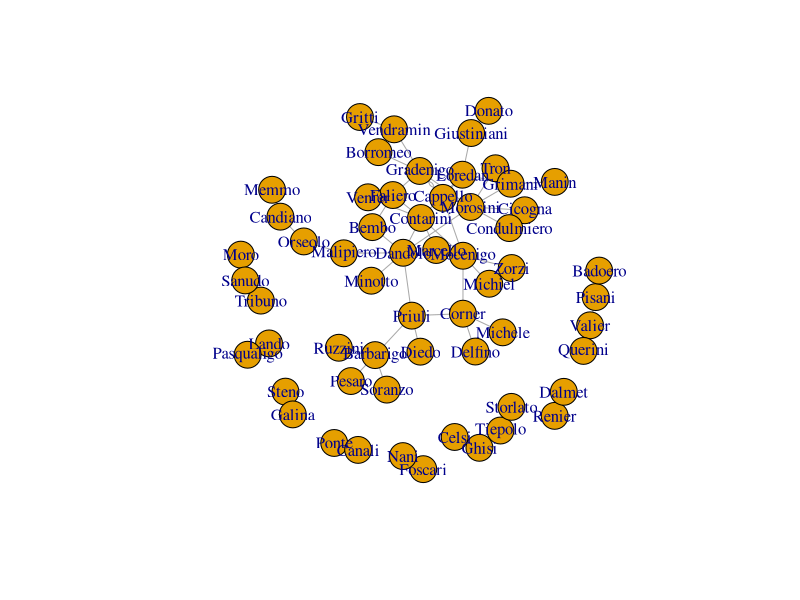

The R script that drew this image: (Note: this script raises an error after producing the figure.)
library(igraph)

data <- read.csv("resources/family-pairs.csv",header=FALSE)
venice.sn <- graph.data.frame(data.frame(data$V1,data$V2),directed=F)
plot(venice.sn)
V(venice.sn)$degree <- degree(venice.sn)
cnet <- cluster_edge_betweenness(venice.sn)

node.type <- read.csv("resources/family-data.csv")
node.type.dict <- list()

family.types <- list("None"="white","Ancient"="lightgray","Extinct pre-serrata"="gray","Evangeliche"="gold","Nuove"="blue",
                     "Nuovissime"="red","Soldi"="yellow","Evangeliche"="green","Vecchie"="black","Apostoliche"="pink")

for (r in 1:nrow(node.type)) {
  node.type.dict[[ node.type[r,"Family"] ]]  <-  list( "positions"= node.type[r,"Positions"],
                                                        "doges"= node.type[r,"Doges"],
                                                        "type" = node.type[r,"Type"] )
}

positions = NULL
shapes = NULL
doges = NULL
label.colors = NULL
types = NULL
label.colors.choice = c("white","lightgray","gray","lightblue","lightgreen","lightyellow", "magenta","darkgray","black")

for (r in V(venice.sn)$name) {
  if (! is.null(node.type.dict[[r]])) {
    positions <- c(positions, node.type.dict[[r]]$positions)
    shapes <- c(shapes,
                     ifelse(node.type.dict[[r]]$positions == "Doge",
                            "square",
                            ifelse(node.type.dict[[r]]$positions == "Dogaressa","sphere","circle")))
    doges <- c(doges,(1+as.numeric(node.type.dict[[r]]$doges))/3)
    label.colors <- c(label.colors,label.colors.choice[1+as.numeric(node.type.dict[[r]]$doges)])
    types <- c(types,family.types[[node.type.dict[[r]]$type]])
  } else {
    positions <- c(positions,"None")
    shapes <- c(shapes,"sphere")
    types <- c(types,"white")
  }
  
}

V(venice.sn)$positions <- positions
V(venice.sn)$shapes <- shapes
V(venice.sn)$label.colors <- label.colors
V(venice.sn)$doges <- doges
V(venice.sn)$types <- types


plot(cnet,venice.sn,vertex.shape=V(venice.sn)$shapes)

V(venice.sn)$betweenness <- betweenness(venice.sn)

plot(cnet,venice.sn,vertex.shape=V(venice.sn)$shapes,
     layout=layout_with_fr(venice.sn),
     vertex.size=5+(V(venice.sn)$betweenness/20),
     vertex.label.cex=V(venice.sn)$doges,
     vertex.label.color=V(venice.sn)$types)

write_graph(venice.sn,"resources/venice-social-network.graphml",format="graphml")
